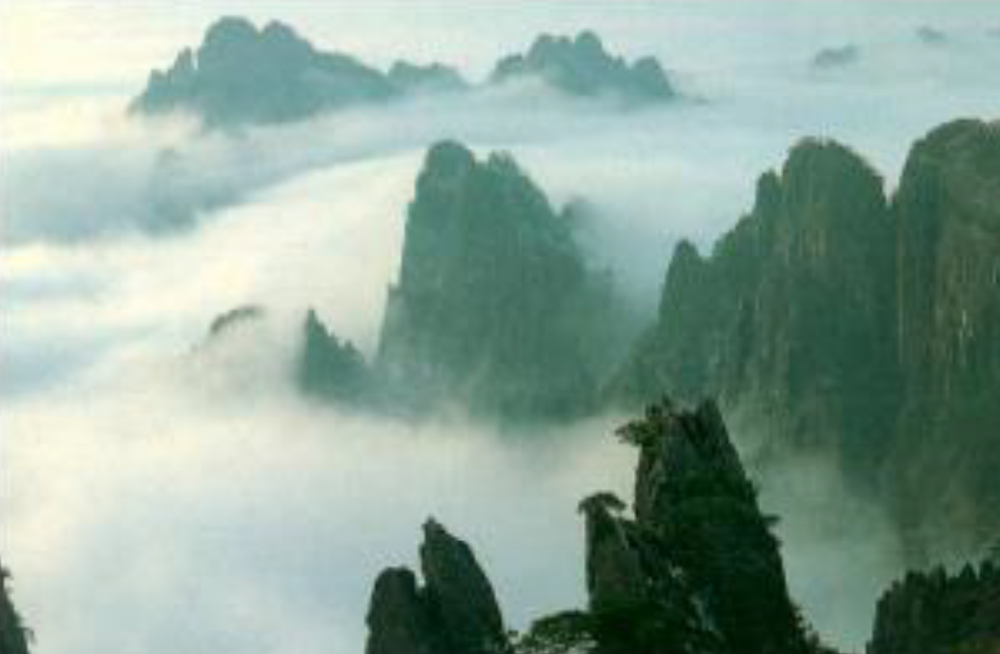
%> input picture lab0/artlab/mountains.png, 1000 x 654 px, shrunk from 1715 x 1121 before the run
$ octave artlab.m   (GNU Octave 9; MATLAB toolbox functions it lacks are replaced by stand-ins)
%> lines starting %> are read from the running program, lines starting %| are printed output that depends on the picture
% Artlab is our simplest lab. All we do is read in an image and try to
% create effects by making the image different.

% Read in the picture of green mountains
im = imread('mountains.png');
%> im is the input picture: size 654x1000x3 uint8; mean R, G, B 140.8, 164.6, 152.4

% Q1: What is the size of the image? Use the function "size"
imageSize = size(im);
%> imageSize = [654 1000 3]

% Q2: Create a red, green and blue matrix of the image
red = im(:,:,1);
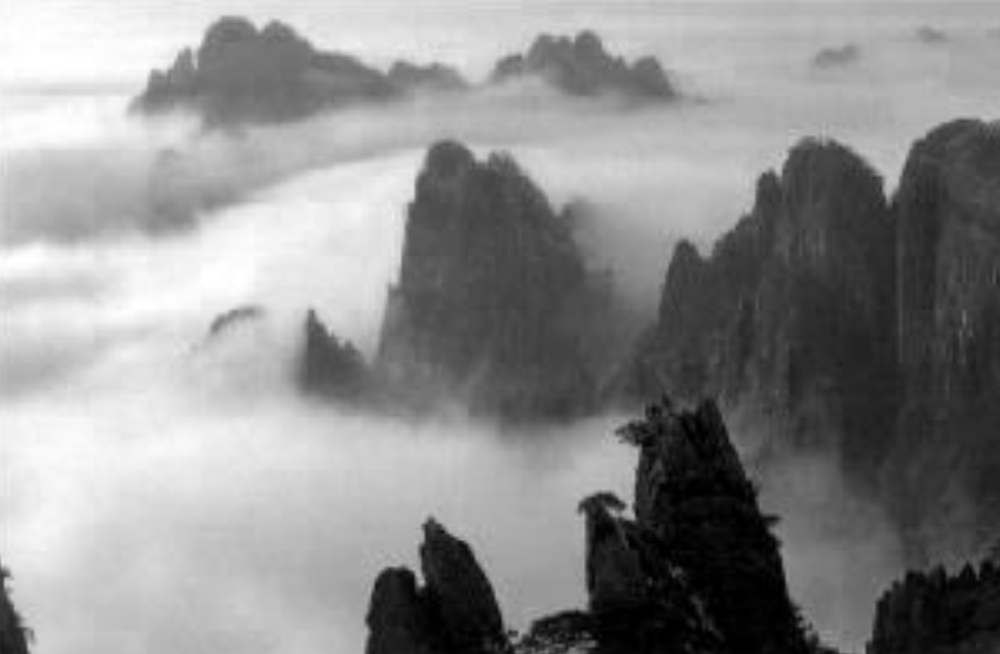
%> red: size 654x1000 uint8; min 0, max 255, mean 140.8
green = im(:,1,:);
blue = im(1,:,:);

% Create a gray version of the image
% "double" turns the data into floating point numbers
grayim = (double(red) + double(green) + double(blue))/3;
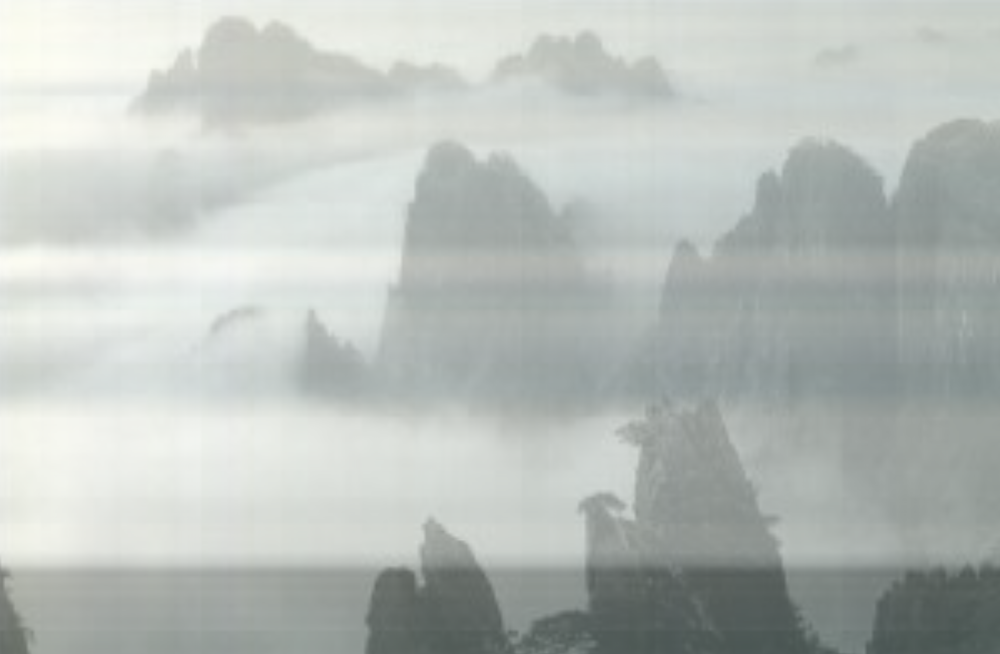
%> grayim: size 654x1000x3 double; mean R, G, B 185.3, 191.3, 187.2

% Use the command "range" to find out the max and min values
%range(grayim(:))

% Q3: This is the point of the lab. We need to figure out how to quantize
% the image, using the range as a starting point. I've given one example
% here.

level1 = 50;
level2 = 100;
level3 = 150;

% for every color
for i = 1:3
    tmp = im(:,:,i);

    if i == 1
        % red quantization
        tmp(find(tmp>200)) = 100;

    elseif i == 2
        % green quantization
        tmp(find(tmp<50)) = 40;
        tmp(find(tmp>50 & tmp<100)) = 70;
        tmp(find(tmp>100 & tmp<120)) = 100;
        tmp(find(tmp>120 & tmp<200)) = 110;
        tmp(find(tmp>200)) = 100;

    elseif i == 3
        % blue quantization
        tmp(find(tmp>200)) = 100;

    end

    quantim(:,:,i) = tmp;

end
%> this loop made 3 passes
%> pass 2, `tmp = im(:,:,i);`:
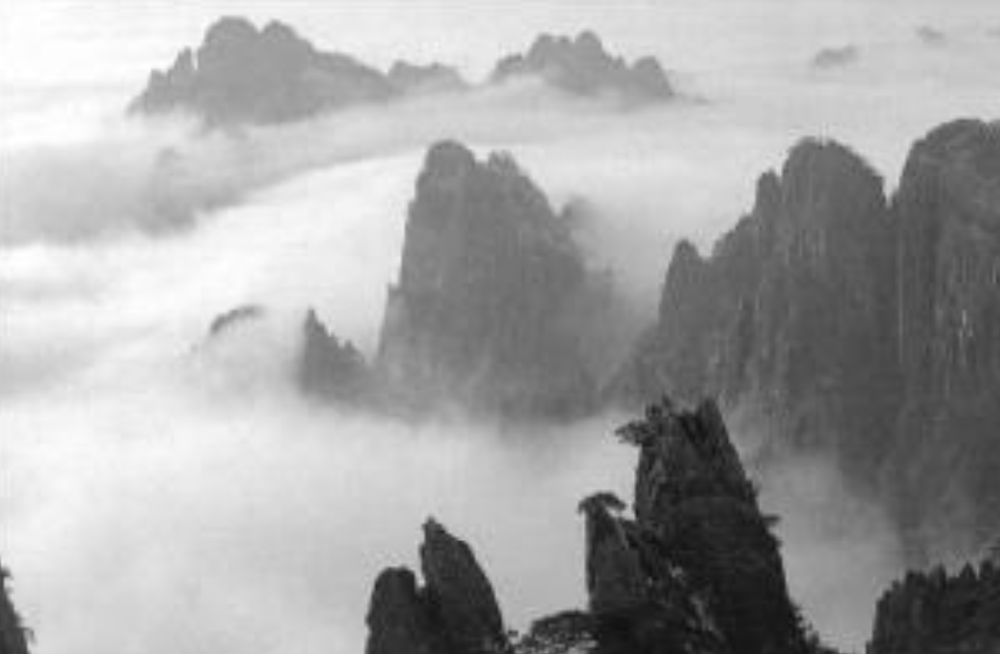
%> tmp: size 654x1000 uint8; min 14, max 255, mean 164.6
%> pass 3, `tmp = im(:,:,i);`:
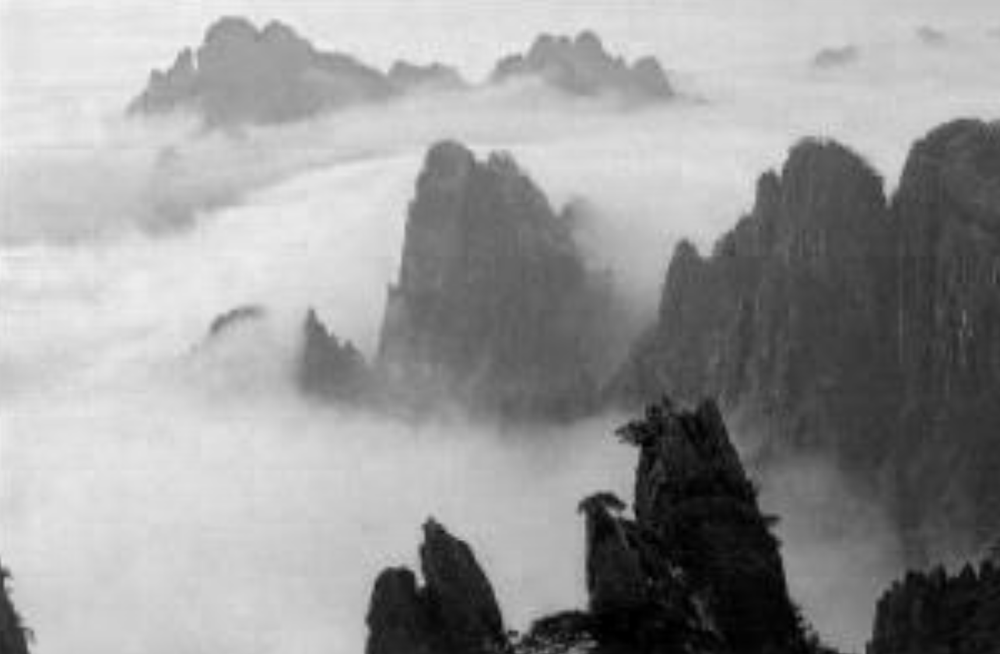
%> tmp: size 654x1000 uint8; min 0, max 243, mean 152.4
%> after the loop:
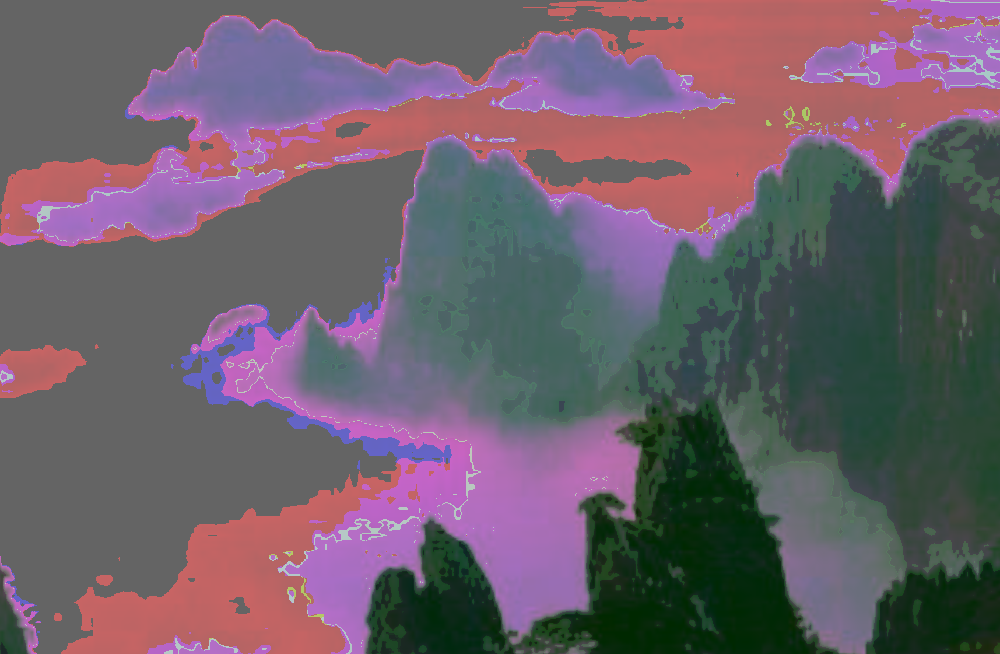
%> quantim: size 654x1000x3 uint8; mean R, G, B 108.2, 94.4, 105.5
%> after the loop:
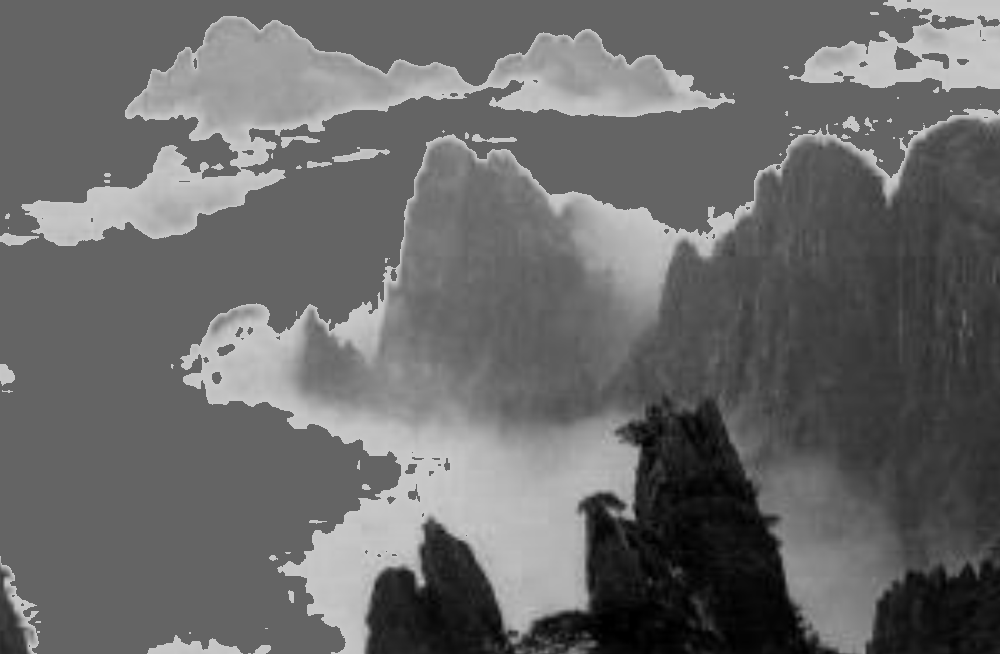
%> tmp: size 654x1000 uint8; min 0, max 200, mean 105.5


% Make the image into an integer type (not floating point) so we can display it
quantim = uint8(quantim);

% Show them together
imshowpair(im,quantim,'montage');
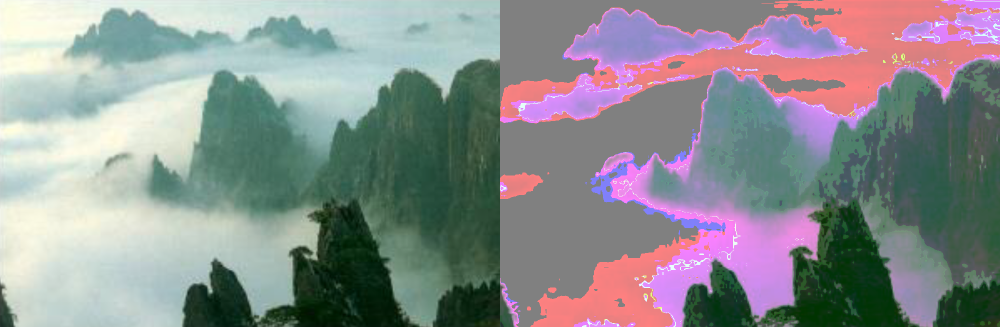
%> displayed picture: size 654x2000x3, on the screen's scale of 0 to 255 (shown at 1/2 size); mean R, G, B 139.5, 142.6, 143.6
